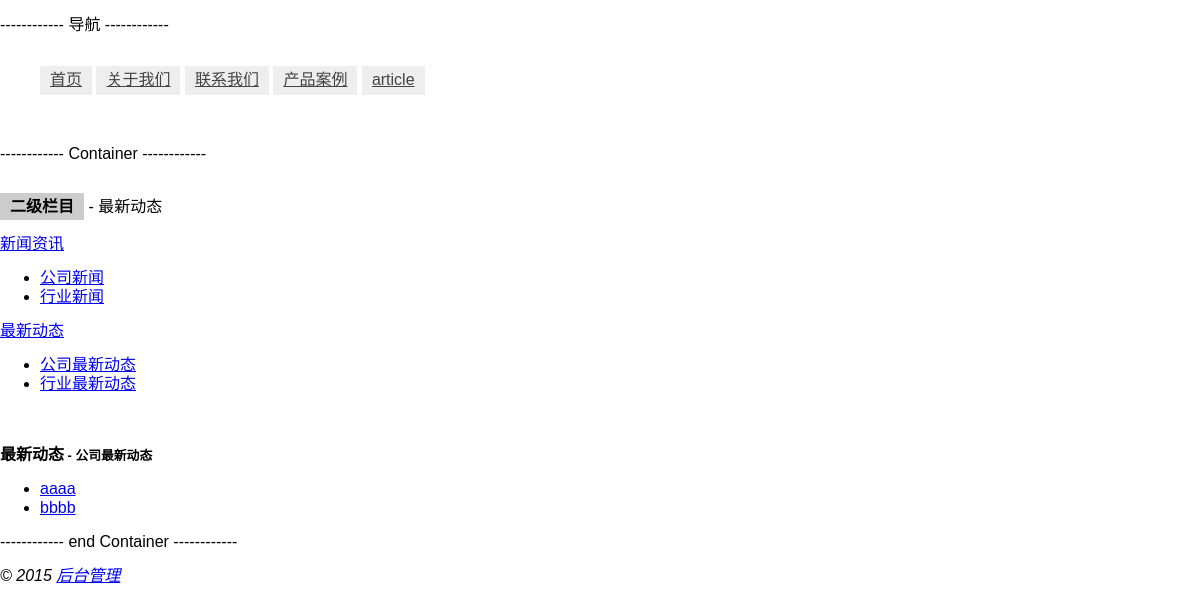
/articles/lastest/5, run on an earlier commit of the app's database.
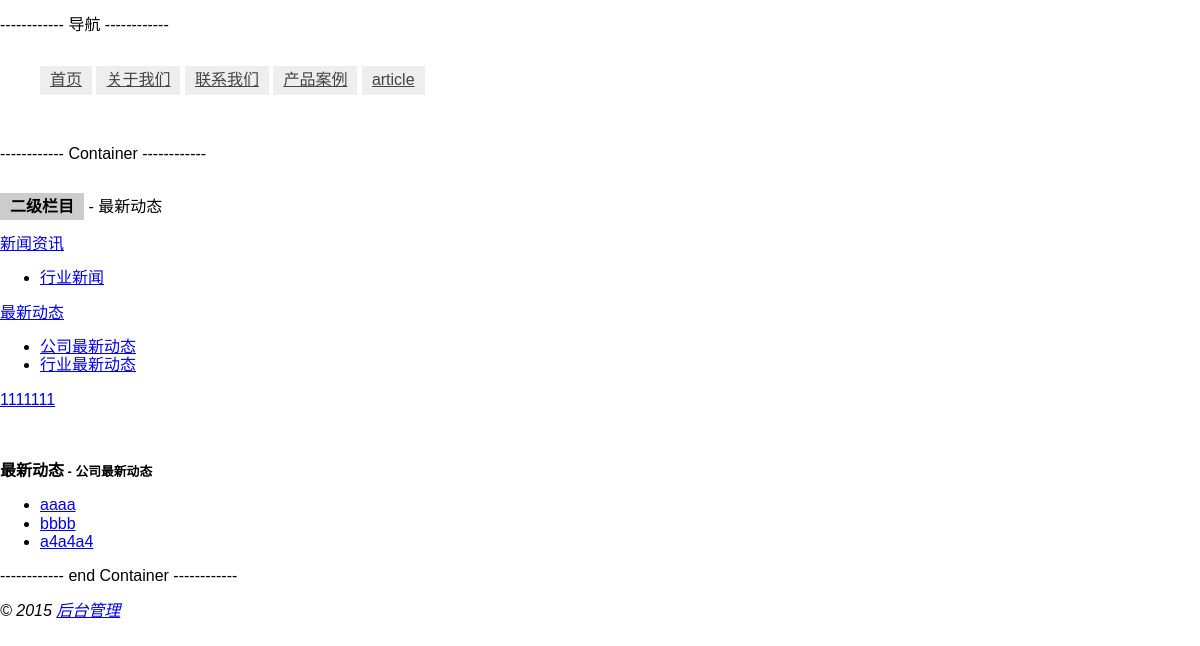
And on a later commit of the database.
### tables this page shows
CREATE TABLE `sys_navigation` (
  `Id` int(5) NOT NULL,
  `Title` varchar(20) NOT NULL,
  `Type` int(1) NOT NULL DEFAULT '1',
  `Link` varchar(20) NOT NULL,
  `Position` int(5) DEFAULT '0'
);

CREATE TABLE `sys_articles_cate` (
  `Id` int(5) NOT NULL,
  `Position` int(5) DEFAULT '0',
  `IsChild` tinyint(1) DEFAULT '0',
  `ArticleTitle` varchar(100) NOT NULL,
  `ArticleCate` varchar(20) NOT NULL,
  `IsAdd` int(11) NOT NULL DEFAULT '0'
);

CREATE TABLE `sys_articles` (
  `Id` int(11) NOT NULL,
  `Position` int(5) DEFAULT '0',
  `ArticleTitle` varchar(40) NOT NULL,
  `ArticleCate` varchar(40) NOT NULL,
  `ArticleCateId` int(5) DEFAULT NULL,
  `ArticleCateName` varchar(40) DEFAULT NULL,
  `ArticleContent` text NOT NULL
);

### application/controllers/ArticlePages.php (called while the page is built, shortened)
<?php
class ArticlePages extends CI_Controller {
	public function __construct() {
		$this->load->database();
    $this->load->helper(array('form','url'));
		$this->load->library(array('session','breadcrumb'));
	}
	public function GetArticle($articleCate, $id=''){
		$site_config = $this->config->item('site_config');
		$datas_nav = $this->db->query("SELECT * FROM sys_navigation ORDER BY Position ASC;");
		$this->load->model('Model_Articles');
    $datas_articleCate = $this->Model_Articles->GetCate($articleCate);
    $datas_articles = $this->Model_Articles->GetList($datas_articleCate['articleCate'], $id);
    $data = array_merge_recursive($site_config,
			array(
				'id' => $id,
				'datas_nav' => $datas_nav,
				'currentNav' => 'articles',
				'breadcrumb' => $this->breadcrumb->output(),
				'articleCate' => $datas_articleCate['articleCate'],
				'articleName' => $datas_articleCate['articleTitle'],
				'datas_articleCate' => $datas_articleCate,
				'datas_articles' => $datas_articles
			));
    if(!empty($id)){
      foreach($datas_articles as $row){
        if($id == $row->ArticleCateId){ $data['articleChildName'] = $row->ArticleCateName;break; }
      }
    }
		return $data;
	}
	public function index($articleCate='', $param='')
	{
		$data = $this->GetArticle($articleCate, $param);
		$this->load->view('common/header', $data);
		$this->load->view('articles');
		$this->load->view('common/footer', $data);
	}
}

### index.php (called while the page is built, shortened)
<?php
require_once BASEPATH.'core/CodeIgniter.php';

### application/models/Model_Articles.php (called while the page is built, shortened)
<?php if ( ! defined('BASEPATH')) exit('No direct script access allowed');
class Model_Articles extends CI_Model {
  function GetCate($articleCate='', $id='')
  {
    $query = $this->db->query("SELECT * FROM sys_articles_cate WHERE isChild = 0 ORDER BY Position ASC");
    foreach($query->result() as $row){
      if(!empty($articleCate)){
        if($articleCate==$row->ArticleCate){
          $data = array(
            'result'=>$query->result(),
            'articleTitle'=>$row->ArticleTitle,
            'articleCate'=>$row->ArticleCate,
            'position'=>$row->Position,
            'id'=>$row->Id,
            'childList'=> array("")
          );
          foreach($data['result'] as $rowCate){
            $query_child = $this->db->query("SELECT * FROM sys_articles_cate WHERE isChild = 1 AND ArticleCate = '".$rowCate->ArticleCate."' ORDER BY Position ASC");
            array_push($data['childList'], $query_child->result());
          }
        }
      }
    }
    return $data;
  }
  function GetList($articleCate='', $id='')
  {
    if(!empty($id)){
      $query = $this->db->query("SELECT * FROM sys_articles WHERE ArticleCate = '".$articleCate."' AND ArticleCateId = '".$id."' ORDER BY Position ASC;");
    }else{
      $query = $this->db->query("SELECT * FROM sys_articles WHERE ArticleCate = '".$articleCate."' ORDER BY Position ASC;");
    }
    return $query->result();
  }
}

### application/views/articles.php (the view)
<p>------------ Container ------------</p>
<br/>
<strong style="background:#ccc;padding:5px 10px;">二级栏目</strong> - <?php echo $articleName; ?>
<br><br>
<div>
  <?php foreach($datas_articleCate['result'] as $index=>$row){ ?>
    <a href="<?php echo base_url('/articles/'.$row->ArticleCate); ?>" class="list-group-item <?php if($articleCate==$row->ArticleCate) echo 'active'; ?>"><?php echo $row->ArticleTitle; ?></a>
    <ul class="list-group-child">
      <?php foreach($datas_articleCate['childList'][$index+1] as $indexChild=>$rowChild){ ?>
      <li><a class="<?php if($id == $rowChild->Id) echo 'active'; ?>" href="<?php echo base_url('/articles/'.$row->ArticleCate.'/'.$rowChild->Id); ?>"><?php echo $rowChild->ArticleTitle;?></a></li>
      <?php } ?>
    </ul>
  <?php } ?>
</div>
<br><br>
<div>
  <strong><?php echo $articleName;if(!empty($id)){ echo '<small class="text-muted"> - '.$articleChildName.'</small>';} ?></strong>
  <ul>
      <?php foreach($datas_articles as $row){ ?>
        <li><a href="<?php echo base_url('/articles/edit/'.$row->ArticleCate.'/'.$row->Id); ?>"><?php echo $row->ArticleTitle; ?></a></li>
      <?php } ?>
  </ul>
</div>
<p>------------ end Container ------------</p>

### application/views/common/header.php (shortened to what this page needs)
<!DOCTYPE html>
<html lang="en">
<head>
    <link href="<?php echo base_url('css/normalize.min.css') ?>" rel="stylesheet">
    <link href="<?php echo base_url('css/style.front.css') ?>" rel="stylesheet">
</head>
<body>
    <p>------------ 导航 ------------</p>
    <div class="nav">
    <ul>
        <?php foreach ($datas_nav->result() as $row){ ?>
            <li><a href="<?php echo $row->Link; ?>"><?php echo $row->Title; ?></a></li>
        <?php } ?>
        <li><a href="/articles">article</a></li>
    </ul>
    </div>
    <br/>

What changed in the data, as far as the page shows it:
removed sys_articles_cate: ArticleTitle "公司新闻", shown under "新闻资讯"
added sys_articles_cate: ArticleTitle "1111111"
added sys_articles: ArticleTitle "a4a4a4"
